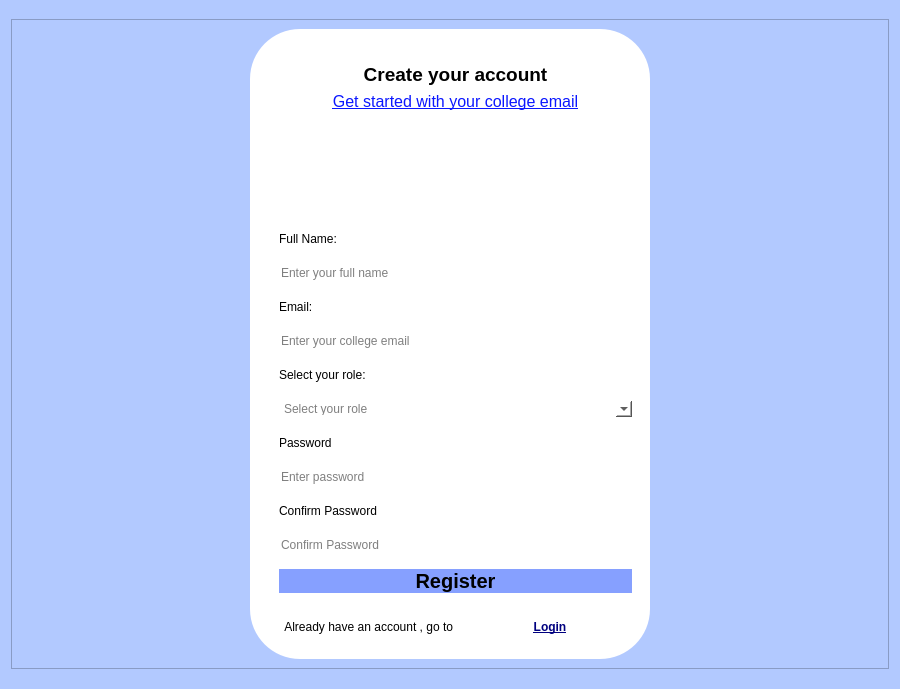
<?xml version="1.0" encoding="UTF-8"?>
<ui version="4.0">
 <class>registter</class>
 <widget class="QDialog" name="registter">
  <property name="geometry">
   <rect>
    <x>0</x>
    <y>0</y>
    <width>900</width>
    <height>689</height>
   </rect>
  </property>
  <property name="windowTitle">
   <string>Dialog</string>
  </property>
  <property name="styleSheet">
   <string notr="true">background-color: rgb(178, 201, 255);</string>
  </property>
  <layout class="QVBoxLayout" name="verticalLayout_2">
   <item>
    <spacer name="verticalSpacer_2">
     <property name="orientation">
      <enum>Qt::Orientation::Vertical</enum>
     </property>
     <property name="sizeHint" stdset="0">
      <size>
       <width>20</width>
       <height>40</height>
      </size>
     </property>
    </spacer>
   </item>
   <item>
    <widget class="QFrame" name="frame_2">
     <property name="minimumSize">
      <size>
       <width>0</width>
       <height>650</height>
      </size>
     </property>
     <property name="frameShape">
      <enum>QFrame::Shape::StyledPanel</enum>
     </property>
     <property name="frameShadow">
      <enum>QFrame::Shadow::Raised</enum>
     </property>
     <layout class="QHBoxLayout" name="horizontalLayout">
      <item>
       <spacer name="horizontalSpacer">
        <property name="orientation">
         <enum>Qt::Orientation::Horizontal</enum>
        </property>
        <property name="sizeHint" stdset="0">
         <size>
          <width>217</width>
          <height>20</height>
         </size>
        </property>
       </spacer>
      </item>
      <item>
       <widget class="QWidget" name="widget_2" native="true">
        <property name="minimumSize">
         <size>
          <width>400</width>
          <height>600</height>
         </size>
        </property>
        <property name="styleSheet">
         <string notr="true">background-color: rgb(255, 255, 255);
border-color: rgb(85, 255, 127);
border-radius:50px;</string>
        </property>
        <layout class="QGridLayout" name="gridLayout">
         <property name="leftMargin">
          <number>20</number>
         </property>
         <property name="topMargin">
          <number>25</number>
         </property>
         <property name="bottomMargin">
          <number>25</number>
         </property>
         <item row="3" column="1">
          <widget class="QPushButton" name="reg_login">
           <property name="font">
            <font>
             <bold>true</bold>
             <underline>true</underline>
            </font>
           </property>
           <property name="styleSheet">
            <string notr="true">color: rgb(0, 0, 127);
text-decoration: underline</string>
           </property>
           <property name="text">
            <string>Login</string>
           </property>
          </widget>
         </item>
         <item row="3" column="0">
          <widget class="QLabel" name="label_9">
           <property name="styleSheet">
            <string notr="true">color: rgb(0, 0, 0);</string>
           </property>
           <property name="text">
            <string>Already have an account , go to</string>
           </property>
           <property name="alignment">
            <set>Qt::AlignmentFlag::AlignRight|Qt::AlignmentFlag::AlignTrailing|Qt::AlignmentFlag::AlignVCenter</set>
           </property>
          </widget>
         </item>
         <item row="1" column="0" colspan="2">
          <widget class="QWidget" name="verticalWidget" native="true">
           <property name="minimumSize">
            <size>
             <width>0</width>
             <height>400</height>
            </size>
           </property>
           <property name="styleSheet">
            <string notr="true">border color : black;
</string>
           </property>
           <layout class="QVBoxLayout" name="verticalLayout">
            <property name="spacing">
             <number>10</number>
            </property>
            <item>
             <widget class="QLabel" name="label_5">
              <property name="maximumSize">
               <size>
                <width>16777215</width>
                <height>20</height>
               </size>
              </property>
              <property name="styleSheet">
               <string notr="true">color: rgb(0, 0, 0);
border:none;
border-radius:50px;</string>
              </property>
              <property name="text">
               <string>Full Name:</string>
              </property>
             </widget>
            </item>
            <item>
             <widget class="QLineEdit" name="regfullname">
              <property name="styleSheet">
               <string notr="true">color: rgb(0, 0, 0);</string>
              </property>
              <property name="placeholderText">
               <string>Enter your full name</string>
              </property>
             </widget>
            </item>
            <item>
             <widget class="QLabel" name="label_6">
              <property name="maximumSize">
               <size>
                <width>16777215</width>
                <height>20</height>
               </size>
              </property>
              <property name="styleSheet">
               <string notr="true">color: rgb(0, 0, 0);</string>
              </property>
              <property name="text">
               <string>Email:</string>
              </property>
             </widget>
            </item>
            <item>
             <widget class="QLineEdit" name="regemail">
              <property name="styleSheet">
               <string notr="true">color: rgb(0, 0, 0);</string>
              </property>
              <property name="placeholderText">
               <string>Enter your college email</string>
              </property>
             </widget>
            </item>
            <item>
             <widget class="QLabel" name="label_10">
              <property name="maximumSize">
               <size>
                <width>16777215</width>
                <height>20</height>
               </size>
              </property>
              <property name="styleSheet">
               <string notr="true">color: rgb(0, 0, 0);</string>
              </property>
              <property name="text">
               <string>Select your role:</string>
              </property>
             </widget>
            </item>
            <item>
             <widget class="QComboBox" name="regrole">
              <property name="font">
               <font>
                <bold>false</bold>
               </font>
              </property>
              <property name="styleSheet">
               <string notr="true">color: rgb(0, 0, 0);</string>
              </property>
              <property name="placeholderText">
               <string>Select your role</string>
              </property>
              <item>
               <property name="text">
                <string>Student</string>
               </property>
              </item>
              <item>
               <property name="text">
                <string>Teacher</string>
               </property>
              </item>
             </widget>
            </item>
            <item>
             <widget class="QLabel" name="label_7">
              <property name="maximumSize">
               <size>
                <width>16777215</width>
                <height>20</height>
               </size>
              </property>
              <property name="styleSheet">
               <string notr="true">color: rgb(0, 0, 0);</string>
              </property>
              <property name="text">
               <string>Password</string>
              </property>
             </widget>
            </item>
            <item>
             <widget class="QLineEdit" name="regpassword">
              <property name="styleSheet">
               <string notr="true">color: rgb(0, 0, 0);</string>
              </property>
              <property name="echoMode">
               <enum>QLineEdit::EchoMode::Password</enum>
              </property>
              <property name="placeholderText">
               <string>Enter password</string>
              </property>
             </widget>
            </item>
            <item>
             <widget class="QLabel" name="label_8">
              <property name="maximumSize">
               <size>
                <width>16777215</width>
                <height>20</height>
               </size>
              </property>
              <property name="styleSheet">
               <string notr="true">color: rgb(0, 0, 0);</string>
              </property>
              <property name="text">
               <string>Confirm Password</string>
              </property>
             </widget>
            </item>
            <item>
             <widget class="QLineEdit" name="regcpassword">
              <property name="styleSheet">
               <string notr="true">color: rgb(0, 0, 0);</string>
              </property>
              <property name="echoMode">
               <enum>QLineEdit::EchoMode::Password</enum>
              </property>
              <property name="placeholderText">
               <string>Confirm Password</string>
              </property>
             </widget>
            </item>
            <item>
             <widget class="QPushButton" name="pushButton_3">
              <property name="font">
               <font>
                <pointsize>15</pointsize>
                <bold>true</bold>
               </font>
              </property>
              <property name="styleSheet">
               <string notr="true">
background-color: rgb(134, 160, 255);
color: rgb(0, 0, 0);</string>
              </property>
              <property name="text">
               <string>Register</string>
              </property>
              <property name="autoDefault">
               <bool>true</bool>
              </property>
             </widget>
            </item>
           </layout>
          </widget>
         </item>
         <item row="0" column="0" colspan="2">
          <widget class="QFrame" name="frame">
           <property name="frameShape">
            <enum>QFrame::Shape::StyledPanel</enum>
           </property>
           <property name="frameShadow">
            <enum>QFrame::Shadow::Raised</enum>
           </property>
           <layout class="QVBoxLayout" name="verticalLayout_3">
            <item>
             <widget class="QLabel" name="createyouraccount">
              <property name="maximumSize">
               <size>
                <width>16777215</width>
                <height>50</height>
               </size>
              </property>
              <property name="font">
               <font>
                <pointsize>14</pointsize>
                <bold>true</bold>
               </font>
              </property>
              <property name="styleSheet">
               <string notr="true">color: rgb(0, 0, 0);</string>
              </property>
              <property name="text">
               <string>Create your account</string>
              </property>
              <property name="alignment">
               <set>Qt::AlignmentFlag::AlignCenter</set>
              </property>
             </widget>
            </item>
            <item>
             <widget class="QLabel" name="label_4">
              <property name="maximumSize">
               <size>
                <width>16777215</width>
                <height>50</height>
               </size>
              </property>
              <property name="font">
               <font>
                <pointsize>12</pointsize>
                <underline>true</underline>
               </font>
              </property>
              <property name="styleSheet">
               <string notr="true">color: rgb(11, 23, 255);
text-decoration:underline;
border:none;</string>
              </property>
              <property name="text">
               <string>Get started with your college email</string>
              </property>
              <property name="alignment">
               <set>Qt::AlignmentFlag::AlignCenter</set>
              </property>
             </widget>
            </item>
            <item>
             <spacer name="verticalSpacer_3">
              <property name="orientation">
               <enum>Qt::Orientation::Vertical</enum>
              </property>
              <property name="sizeHint" stdset="0">
               <size>
                <width>20</width>
                <height>40</height>
               </size>
              </property>
             </spacer>
            </item>
           </layout>
          </widget>
         </item>
        </layout>
       </widget>
      </item>
      <item>
       <spacer name="horizontalSpacer_2">
        <property name="orientation">
         <enum>Qt::Orientation::Horizontal</enum>
        </property>
        <property name="sizeHint" stdset="0">
         <size>
          <width>217</width>
          <height>20</height>
         </size>
        </property>
       </spacer>
      </item>
     </layout>
    </widget>
   </item>
   <item>
    <spacer name="verticalSpacer">
     <property name="orientation">
      <enum>Qt::Orientation::Vertical</enum>
     </property>
     <property name="sizeHint" stdset="0">
      <size>
       <width>20</width>
       <height>40</height>
      </size>
     </property>
    </spacer>
   </item>
  </layout>
 </widget>
 <resources/>
 <connections/>
</ui>
